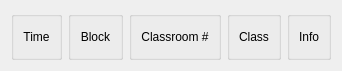
            <widget class="QFrame" name="frame_11">
             <property name="maximumSize">
              <size>
               <width>16777215</width>
               <height>71</height>
              </size>
             </property>
             <layout class="QHBoxLayout" name="horizontalLayout_39">
              <item>
               <widget class="QGroupBox" name="groupBox_17">
                <property name="maximumSize">
                 <size>
                  <width>100</width>
                  <height>71</height>
                 </size>
                </property>
                <property name="title">
                 <string/>
                </property>
                <layout class="QHBoxLayout" name="horizontalLayout_37">
                 <item>
                  <widget class="QLabel" name="label_13">
                   <property name="text">
                    <string>Time</string>
                   </property>
                   <property name="alignment">
                    <set>Qt::AlignCenter</set>
                   </property>
                  </widget>
                 </item>
                </layout>
               </widget>
              </item>
              <item>
               <widget class="QGroupBox" name="groupBox_18">
                <property name="maximumSize">
                 <size>
                  <width>100</width>
                  <height>71</height>
                 </size>
                </property>
                <property name="title">
                 <string/>
                </property>
                <layout class="QHBoxLayout" name="horizontalLayout_38">
                 <item>
                  <widget class="QLabel" name="label_14">
                   <property name="text">
                    <string>Block</string>
                   </property>
                   <property name="alignment">
                    <set>Qt::AlignCenter</set>
                   </property>
                  </widget>
                 </item>
                </layout>
               </widget>
              </item>
              <item>
               <widget class="QGroupBox" name="groupBox_15">
                <property name="title">
                 <string/>
                </property>
                <layout class="QHBoxLayout" name="horizontalLayout_35">
                 <item>
                  <widget class="QLabel" name="label_11">
                   <property name="text">
                    <string>Classroom #</string>
                   </property>
                   <property name="alignment">
                    <set>Qt::AlignCenter</set>
                   </property>
                  </widget>
                 </item>
                </layout>
               </widget>
              </item>
              <item>
               <widget class="QGroupBox" name="groupBox_11">
                <property name="title">
                 <string/>
                </property>
                <layout class="QHBoxLayout" name="horizontalLayout_34">
                 <item>
                  <widget class="QLabel" name="label_10">
                   <property name="text">
                    <string>Class</string>
                   </property>
                   <property name="alignment">
                    <set>Qt::AlignCenter</set>
                   </property>
                  </widget>
                 </item>
                </layout>
               </widget>
              </item>
              <item>
               <widget class="QGroupBox" name="groupBox_16">
                <property name="maximumSize">
                 <size>
                  <width>70</width>
                  <height>71</height>
                 </size>
                </property>
                <property name="title">
                 <string/>
                </property>
                <layout class="QHBoxLayout" name="horizontalLayout_36">
                 <item>
                  <widget class="QLabel" name="label_12">
                   <property name="text">
                    <string>Info</string>
                   </property>
                   <property name="alignment">
                    <set>Qt::AlignCenter</set>
                   </property>
                  </widget>
                 </item>
                </layout>
               </widget>
              </item>
             </layout>
            </widget>
